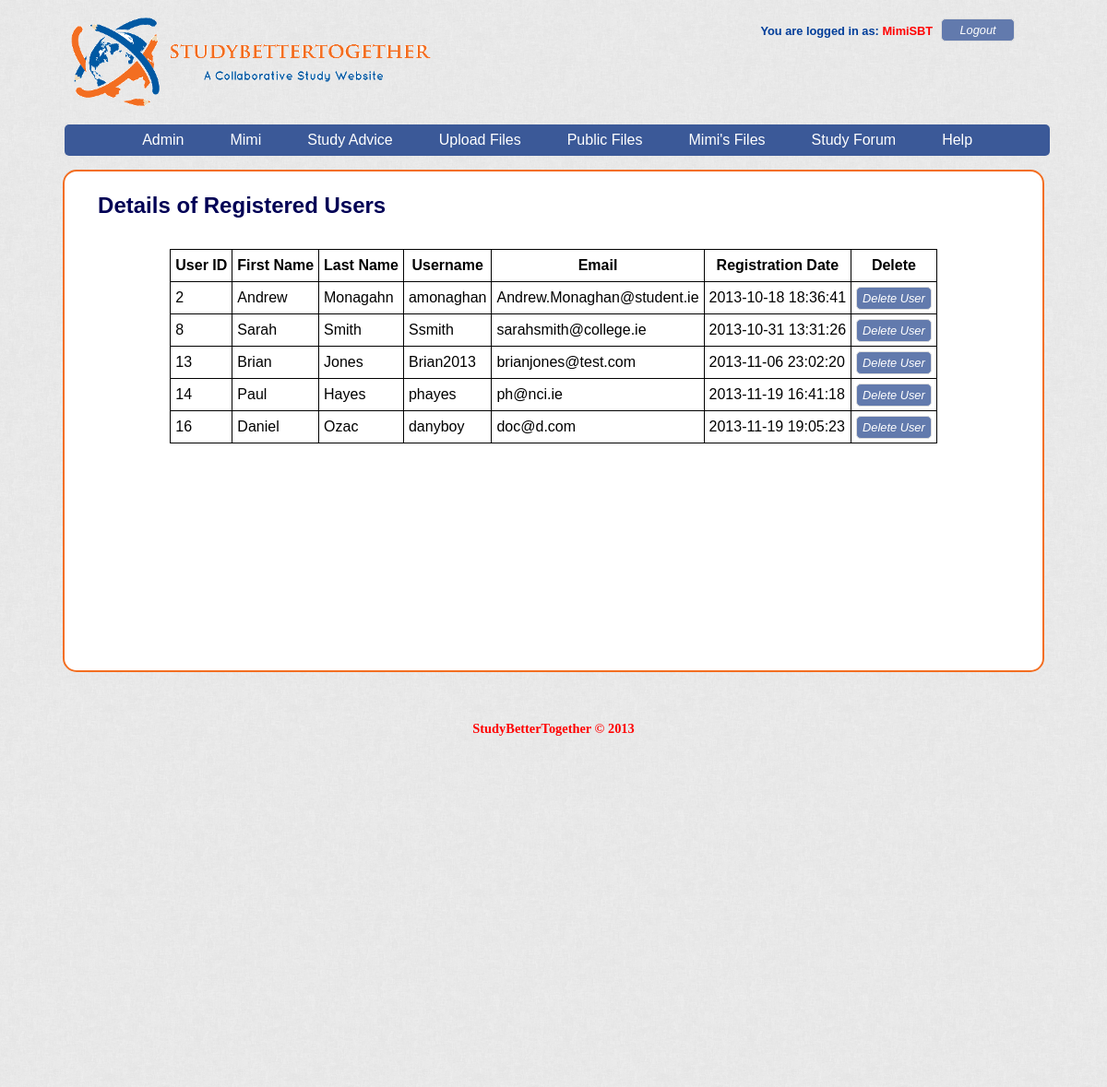
Before: /manageusers.php (signed in) with the older database file.
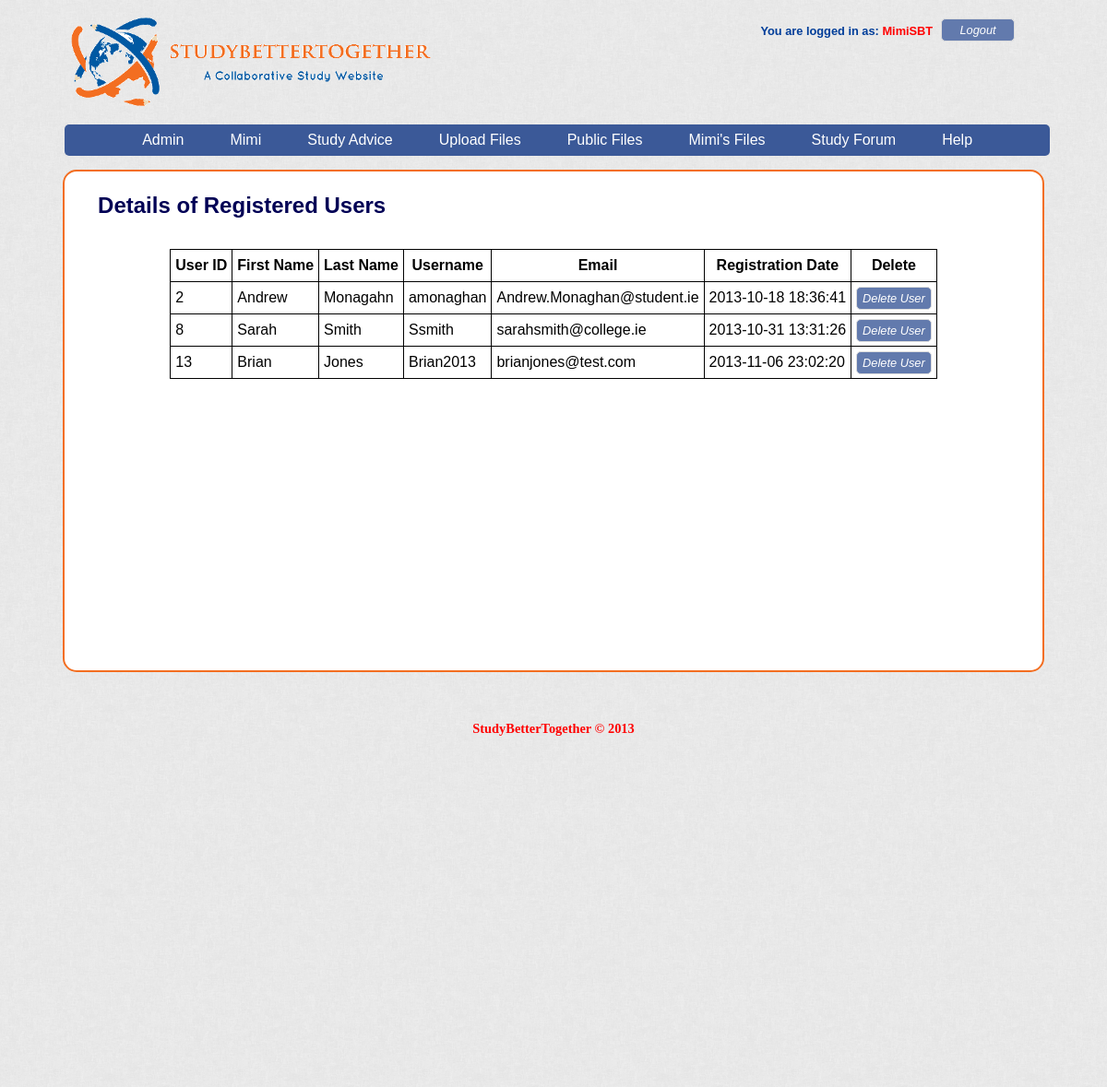
After: the same page with the newer database file.
### tables this page shows
CREATE TABLE IF NOT EXISTS `users` (
  `user_id` int(11) NOT NULL AUTO_INCREMENT,
  `first_name` varchar(255) NOT NULL,
  `last_name` varchar(255) NOT NULL,
  `username` varchar(255) NOT NULL,
  `email` varchar(255) NOT NULL,
  `account_type` varchar(8) NOT NULL DEFAULT 'Student',
  `password` varchar(100) NOT NULL,
  `register_date` datetime NOT NULL DEFAULT CURRENT_TIMESTAMP,
  `register_code` varchar(100) DEFAULT NULL,
  PRIMARY KEY (`user_id`),
  UNIQUE KEY `email` (`email`),
  UNIQUE KEY `username` (`username`)
);

### includes/db/sql_functions.php (called while the page is built, shortened)
<?php
function newQuery($db_con, $query){
	$result = mysqli_query($db_con, $query);
	return $result;
}

### manageusers.php (the view, shortened to what this page needs)
<?php
require_once 'includes/html_template/header.php';
?>
<h2 class = "mainPageHeading">Details of Registered Users</h2>
<div id = "userdetails">
				<table>
					<tr>
						<th>User ID</th>
						<th>First Name</th>
						<th>Last Name</th>
						<th>Username</th>
						<th>Email</th>
						<th>Registration Date</th>
						<th>Delete</th>
					</tr>
					<?php
					$userdetails =newQuery($db_con, "SELECT user_id, first_name, last_name, username, email, register_date FROM users WHERE account_type = 'Student'");
					while ( $row = mysqli_fetch_array ( $userdetails ) ) {
						echo "<tr><td>" . htmlentities ( $row ["user_id"] ) . "</td>";
						echo "<td>" . htmlentities ( $row ["first_name"] ) . "</td>";
						echo "<td>" . htmlentities ( $row ["last_name"] ) . "</td>";
						echo "<td>" . htmlentities ( $row ["username"] ) . "</td>";
						echo "<td>" . htmlentities ( $row ["email"] ) . "</td>";
						echo "<td>" . htmlentities ( $row ["register_date"] ) . "</td>";
						echo "<td><form><input type = 'submit' name ='deleteUser'  value = 'Delete User' onClick=\"return confirm('Are you sure you want to Delete this user? This cannot be undone!');\"/></form></td></tr>\n";
					}
					?>
				</table>
				</div>
<?php require_once 'includes/html_template/footer.php';?>

Changed rows visible on the page:
removed users: user_id "14", first_name "Paul", last_name "Hayes", username "phayes", email "ph@nci.ie", register_date "2013-11-19 16:41:18"
removed users: user_id "16", first_name "Daniel", last_name "Ozac", username "danyboy", email "doc@d.com", register_date "2013-11-19 19:05:23"
